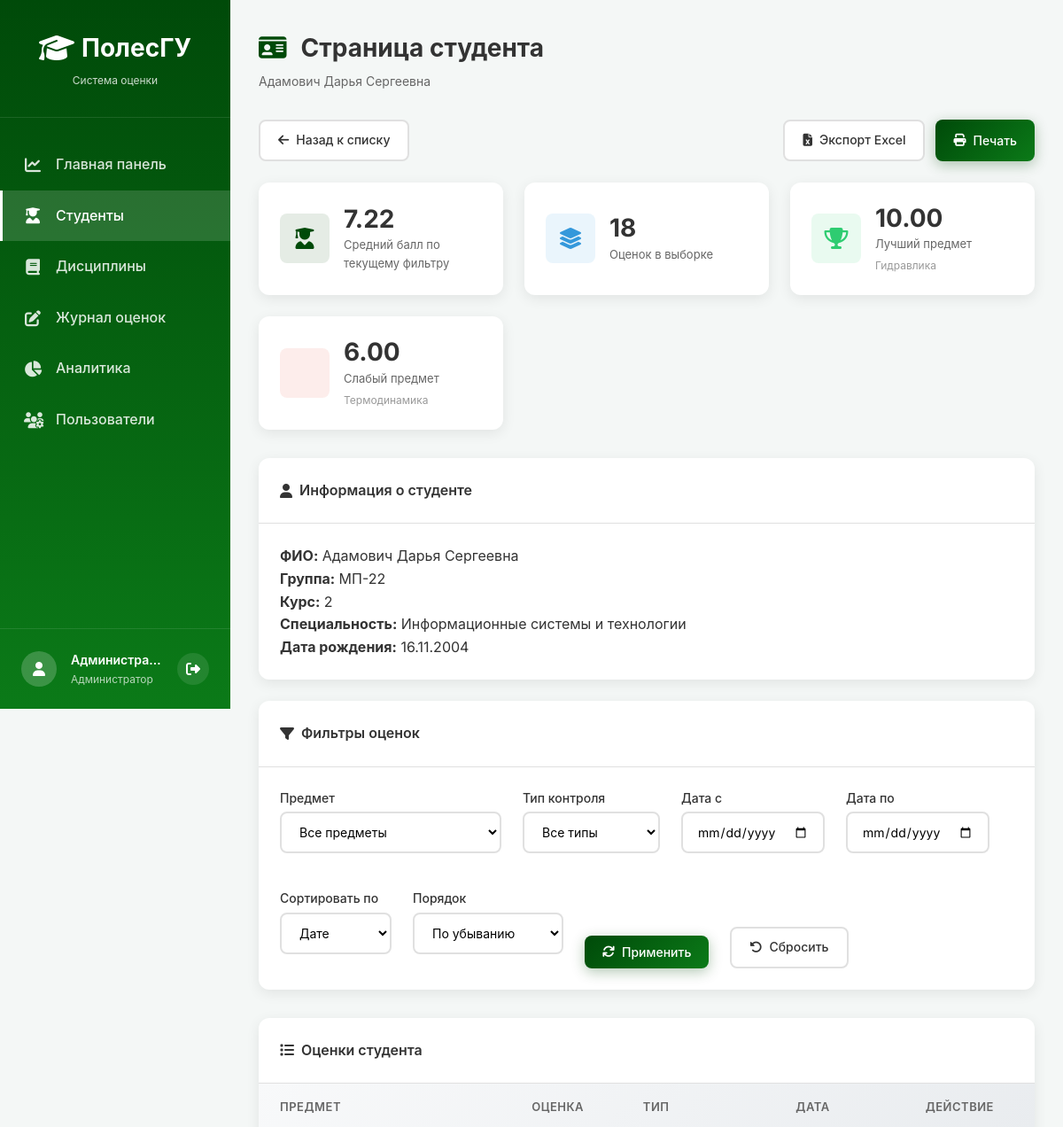
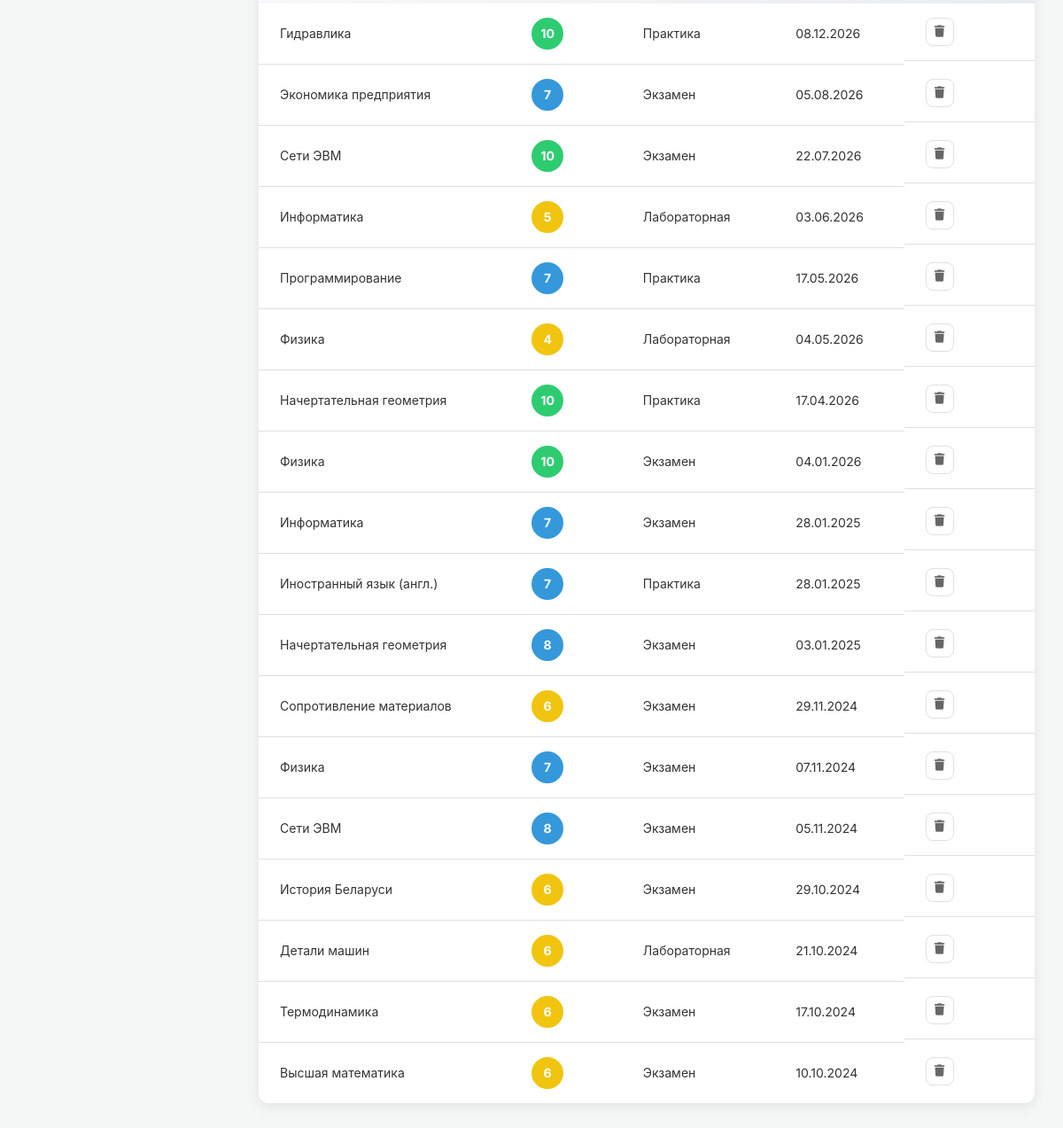
/index.php?module=students&student_id=87 (signed in), run on the app's committed database (2 pictures, top to bottom).
### tables this page shows
CREATE TABLE students (
        id INTEGER PRIMARY KEY AUTOINCREMENT,
        group_id INTEGER NOT NULL,
        full_name TEXT NOT NULL,
        birth_date TEXT,
        status TEXT DEFAULT 'active', -- 'active' или 'expelled'
        FOREIGN KEY (group_id) REFERENCES groups(id) ON DELETE CASCADE
    );

CREATE TABLE groups (
        id INTEGER PRIMARY KEY AUTOINCREMENT,
        name TEXT NOT NULL,
        course INTEGER NOT NULL,
        specialty TEXT NOT NULL
    );

CREATE TABLE grades (
        id INTEGER PRIMARY KEY AUTOINCREMENT,
        student_id INTEGER NOT NULL,
        discipline_id INTEGER NOT NULL,
        grade INTEGER CHECK(grade >= 1 AND grade <= 10),
        date TEXT NOT NULL,
        type TEXT DEFAULT 'exam', -- 'exam' или 'credit'
        FOREIGN KEY (student_id) REFERENCES students(id) ON DELETE CASCADE,
        FOREIGN KEY (discipline_id) REFERENCES disciplines(id) ON DELETE CASCADE
    );

CREATE TABLE disciplines (
        id INTEGER PRIMARY KEY AUTOINCREMENT,
        name TEXT NOT NULL,
        teacher TEXT,
        department TEXT,
        hours INTEGER
    );

### config/functions.php (called while the page is built, shortened)
<?php
function escape($string) {
    return htmlspecialchars($string, ENT_QUOTES, 'UTF-8');
}
function formatDate($date) {
    return date('d.m.Y', strtotime($date));
}
function getGradeColor($grade) {
    if ($grade >= 9) return '#2ecc71';
    if ($grade >= 7) return '#3498db';
    if ($grade >= 4) return '#f1c40f';
    return '#e74c3c';
}
function getGradeTypeOptions() {
    return [
        'exam' => 'Экзамен',
        'practice' => 'Практика',
        'lab' => 'Лабораторная',
    ];
}
function getGradeTypeLabel($type) {
    $labels = getGradeTypeOptions();
    return $labels[$type] ?? $type;
}
function getStudentById($pdo, $studentId) {
    $sql = "SELECT s.*, g.name as group_name, g.course, g.specialty
            FROM students s
            JOIN groups g ON s.group_id = g.id
            WHERE s.id = ?";
    $stmt = $pdo->prepare($sql);
    $stmt->execute([$studentId]);
    return $stmt->fetch();
}
function getStudentGradesFiltered($pdo, $studentId, $filters = []) {
    $conditions = ['gr.student_id = ?'];
    $params = [$studentId];
    $sortMap = [
        'date' => 'gr.date',
        'discipline' => 'd.name',
    ];
    $sortField = $filters['sort'] ?? 'date';
    $orderField = $sortMap[$sortField] ?? 'gr.date';
    $orderDirection = strtolower($filters['order'] ?? 'desc') === 'asc' ? 'ASC' : 'DESC';
    $sql = "SELECT gr.*, d.name as discipline_name, d.teacher
            FROM grades gr
            JOIN disciplines d ON gr.discipline_id = d.id
            WHERE " . implode(' AND ', $conditions) . "
            ORDER BY {$orderField} {$orderDirection}, gr.id DESC";
    $stmt = $pdo->prepare($sql);
    $stmt->execute($params);
    return $stmt->fetchAll();
}
function calculateStudentAverageFiltered($pdo, $studentId, $filters = []) {
    $conditions = ['student_id = ?'];
    $params = [$studentId];
    $sql = "SELECT AVG(grade) as avg_grade
            FROM grades
            WHERE " . implode(' AND ', $conditions);
    $stmt = $pdo->prepare($sql);
    $stmt->execute($params);
    $result = $stmt->fetch();
    return $result['avg_grade'] ? round($result['avg_grade'], 2) : 0;
}
function getStudentSubjectStatsFiltered($pdo, $studentId, $filters = []) {
    $conditions = ['gr.student_id = ?'];
    $params = [$studentId];
    $sql = "SELECT gr.discipline_id,
                   d.name as discipline_name,
                   AVG(gr.grade) as avg_grade,
                   COUNT(gr.id) as grade_count
            FROM grades gr
            JOIN disciplines d ON gr.discipline_id = d.id
            WHERE " . implode(' AND ', $conditions) . "
            GROUP BY gr.discipline_id, d.name
            ORDER BY avg_grade DESC, d.name ASC";
    $stmt = $pdo->prepare($sql);
    $stmt->execute($params);
    return $stmt->fetchAll();
}
?>

### modules/students/index.php (the view, shortened to what this page needs)
<?php
require_once __DIR__ . '/../../config/database.php';
require_once __DIR__ . '/../../config/functions.php';
$pdo = getDB();
$studentPageId = isset($_GET['student_id']) ? (int)$_GET['student_id'] : 0;
$canManageStudentData = in_array($_SESSION['role'], ['admin', 'teacher'], true);
function buildStudentPageUrl($studentId, $filters = [], $flash = null) {
    $params = array_filter([
        'module' => 'students',
        'student_id' => $studentId,
        'discipline' => $filters['discipline'] ?? null,
        'type' => $filters['type'] ?? null,
        'date_from' => $filters['date_from'] ?? null,
        'date_to' => $filters['date_to'] ?? null,
        'sort' => $filters['sort'] ?? null,
        'order' => $filters['order'] ?? null,
        'flash' => $flash,
        'export' => $filters['export'] ?? null,
    ], function ($value) {
        return $value !== null && $value !== '' && $value !== 0;
    });
    return '/index.php?' . http_build_query($params);
}
if ($studentPageId > 0) {
    $student = getStudentById($pdo, $studentPageId);
    $selectedDiscipline = isset($_GET['discipline']) ? (int)$_GET['discipline'] : 0;
    $selectedType = trim($_GET['type'] ?? '');
    $dateFrom = trim($_GET['date_from'] ?? '');
    $dateTo = trim($_GET['date_to'] ?? '');
    $sortField = $_GET['sort'] ?? 'date';
    $sortOrder = $_GET['order'] ?? 'desc';
    $gradeFilters = [
        'discipline_id' => $selectedDiscipline,
        'type' => $selectedType,
        'date_from' => $dateFrom,
        'date_to' => $dateTo,
        'sort' => $sortField,
        'order' => $sortOrder,
    ];
    $filteredGrades = getStudentGradesFiltered($pdo, $studentPageId, $gradeFilters);
    $filteredAverage = calculateStudentAverageFiltered($pdo, $studentPageId, $gradeFilters);
    $subjectStats = getStudentSubjectStatsFiltered($pdo, $studentPageId, $gradeFilters);
    $bestSubject = $subjectStats[0] ?? null;
    $worstSubject = !empty($subjectStats) ? $subjectStats[count($subjectStats) - 1] : null;
        ?>
        <?php
    include __DIR__ . '/../../includes/header.php';
    include __DIR__ . '/../../includes/sidebar.php';
    ?>
    <main class="main-content">
        <div class="page-header">
            <h1><i class="fas fa-id-card"></i> Страница студента</h1>
            <p><?= escape($student['full_name']) ?></p>
        </div>
        <div class="actions-bar">
            <?php if ($canManageStudentData): ?>
            <a href="/index.php?module=students" class="btn btn-secondary">
                <i class="fas fa-arrow-left"></i> Назад к списку
            </a>
            <?php endif; ?>
            <div style="display: flex; gap: 12px; flex-wrap: wrap;">
                <a href="<?= escape(buildStudentPageUrl($studentPageId, [
                    'discipline' => $selectedDiscipline,
                    'type' => $selectedType,
                    'date_from' => $dateFrom,
                    'date_to' => $dateTo,
                    'sort' => $sortField,
                    'order' => $sortOrder,
                    'export' => 'excel',
                ])) ?>" class="btn btn-secondary">
                    <i class="fas fa-file-excel"></i> Экспорт Excel
                </a>
                <button type="button" class="btn btn-primary" onclick="window.print()">
                    <i class="fas fa-print"></i> Печать
                </button>
            </div>
        </div>
        <div class="kpi-grid">
            <div class="kpi-card">
                <div class="kpi-icon" style="background: rgba(0, 74, 9, 0.1);">
                    <i class="fas fa-user-graduate" style="color: #004a09;"></i>
                </div>
                <div class="kpi-content">
                    <h3><?= number_format($filteredAverage, 2) ?></h3>
                    <p>Средний балл по текущему фильтру</p>
                </div>
            </div>
            <div class="kpi-card">
                <div class="kpi-icon" style="background: rgba(52, 152, 219, 0.1);">
                    <i class="fas fa-layer-group" style="color: #3498db;"></i>
                </div>
                <div class="kpi-content">
                    <h3><?= count($filteredGrades) ?></h3>
                    <p>Оценок в выборке</p>
                </div>
            </div>
            <div class="kpi-card">
                <div class="kpi-icon" style="background: rgba(46, 204, 113, 0.1);">
                    <i class="fas fa-trophy" style="color: #2ecc71;"></i>
                </div>
                <div class="kpi-content">
                    <h3><?= $bestSubject ? number_format($bestSubject['avg_grade'], 2) : '-' ?></h3>
                    <p>Лучший предмет</p>
                    <small><?= $bestSubject ? escape($bestSubject['discipline_name']) : 'Нет данных' ?></small>
                </div>
            </div>
            <div class="kpi-card">
                <div class="kpi-icon" style="background: rgba(231, 76, 60, 0.1);">
                </div>
                <div class="kpi-content">
                    <h3><?= $worstSubject ? number_format($worstSubject['avg_grade'], 2) : '-' ?></h3>
                    <p>Слабый предмет</p>
                    <small><?= $worstSubject ? escape($worstSubject['discipline_name']) : 'Нет данных' ?></small>
                </div>
            </div>
        </div>
        <div class="card" style="margin-bottom: 24px;">
            <div class="card-header">
                <h3><i class="fas fa-user"></i> Информация о студенте</h3>
            </div>
            <div class="card-body">
                <p><strong>ФИО:</strong> <?= escape($student['full_name']) ?></p>
                <p><strong>Группа:</strong> <?= escape($student['group_name']) ?></p>
                <p><strong>Курс:</strong> <?= (int)$student['course'] ?></p>
                <p><strong>Специальность:</strong> <?= escape($student['specialty']) ?></p>
                <p><strong>Дата рождения:</strong> <?= $student['birth_date'] ? formatDate($student['birth_date']) : 'Не указана' ?></p>
            </div>
        </div>
        <div class="card">
            <div class="card-header">
                <h3><i class="fas fa-filter"></i> Фильтры оценок</h3>
            </div>
            <div class="card-body">
                <form method="GET" class="filter-form-inline">
                    <div class="form-group">
                        <label for="discipline">Предмет</label>
                        <select name="discipline" id="discipline">
                            <option value="0">Все предметы</option>
                        </select>
                    </div>
                    <div class="form-group">
                        <label for="type">Тип контроля</label>
                        <select name="type" id="type">
                            <option value="">Все типы</option>
                        </select>
                    </div>
                    <div class="form-group">
                        <label for="date_from">Дата с</label>
                        <input type="date" name="date_from" id="date_from" value="<?= escape($dateFrom) ?>">
                    </div>
                    <div class="form-group">
                        <label for="date_to">Дата по</label>
                        <input type="date" name="date_to" id="date_to" value="<?= escape($dateTo) ?>">
                    </div>
                    <div class="form-group">
                        <label for="sort">Сортировать по</label>
                        <select name="sort" id="sort">
                            <option value="date" <?= $sortField === 'date' ? 'selected' : '' ?>>Дате</option>
                        </select>
                    </div>
                    <div class="form-group">
                        <label for="order">Порядок</label>
                        <select name="order" id="order">
                            <option value="desc" <?= $sortOrder === 'desc' ? 'selected' : '' ?>>По убыванию</option>
                        </select>
                    </div>
                    <button type="submit" class="btn btn-primary">
                        <i class="fas fa-sync"></i> Применить
                    </button>
                    <a href="/index.php?module=students&student_id=<?= $studentPageId ?>" class="btn btn-secondary">
                        <i class="fas fa-rotate-left"></i> Сбросить
                    </a>
                </form>
            </div>
        </div>
        <div class="table-card" style="margin-top: 24px;">
            <div class="table-header">
                <h3><i class="fas fa-list"></i> Оценки студента</h3>
            </div>
            <div class="table-body">
                <?php if (!empty($filteredGrades)): ?>
                <table class="data-table">
                    <thead>
                        <tr>
                            <th>Предмет</th>
                            <th>Оценка</th>
                            <th>Тип</th>
                            <th>Дата</th>
                            <?php if ($canManageStudentData): ?>
                            <th>Действие</th>
                            <?php endif; ?>
                        </tr>
                    </thead>
                    <tbody>
                        <?php foreach ($filteredGrades as $grade): ?>
                        <tr>
                            <td><?= escape($grade['discipline_name']) ?></td>
                            <td>
                                <span class="grade-badge" style="background: <?= getGradeColor($grade['grade']) ?>;">
                                    <?= (int)$grade['grade'] ?>
                                </span>
                            </td>
                            <td><?= escape(getGradeTypeLabel($grade['type'])) ?></td>
                            <td><?= formatDate($grade['date']) ?></td>
                            <?php if ($canManageStudentData): ?>
                            <td class="actions">
                                <button class="btn-icon btn-danger" onclick="deleteGrade(<?= (int)$grade['id'] ?>, '<?= escape($grade['discipline_name']) ?>', <?= $studentPageId ?>)" title="Удалить оценку">
                                    <i class="fas fa-trash"></i>
                                </button>
                            </td>
                            <?php endif; ?>
                        </tr>
                        <?php endforeach; ?>
                    </tbody>
                </table>
                <?php else: ?>
                <p class="empty-message">По выбранным фильтрам оценки не найдены</p>
                <?php endif; ?>
            </div>
        </div>
    </main>
    <?php
    include __DIR__ . '/../../includes/footer.php';
    return;
}
include __DIR__ . '/../../includes/header.php';
include __DIR__ . '/../../includes/sidebar.php';
?>
<?php include __DIR__ . '/../../includes/footer.php'; ?>

### data on the page
students: full_name "Адамович Дарья Сергеевна", group.name "МП-22", group.course "2", group.specialty "Информационные системы и технологии", birth_date "16.11.2004"
grades: discipline.name "Гидравлика", grade "10", type "Практика", date "08.12.2026"
grades: discipline.name "Экономика предприятия", grade "7", type "Экзамен", date "05.08.2026"
grades: discipline.name "Сети ЭВМ", grade "10", type "Экзамен", date "22.07.2026"
grades: discipline.name "Информатика", grade "5", type "Лабораторная", date "03.06.2026"
grades: discipline.name "Программирование", grade "7", type "Практика", date "17.05.2026"
grades: discipline.name "Физика", grade "4", type "Лабораторная", date "04.05.2026"
grades: discipline.name "Начертательная геометрия", grade "10", type "Практика", date "17.04.2026"
grades: discipline.name "Физика", grade "10", type "Экзамен", date "04.01.2026"
grades: discipline.name "Информатика", grade "7", type "Экзамен", date "28.01.2025"
grades: discipline.name "Иностранный язык (англ.)", grade "7", type "Практика", date "28.01.2025"
grades: discipline.name "Начертательная геометрия", grade "8", type "Экзамен", date "03.01.2025"
grades: discipline.name "Сопротивление материалов", grade "6", type "Экзамен", date "29.11.2024"
grades: discipline.name "Физика", grade "7", type "Экзамен", date "07.11.2024"
grades: discipline.name "Сети ЭВМ", grade "8", type "Экзамен", date "05.11.2024"
grades: discipline.name "История Беларуси", grade "6", type "Экзамен", date "29.10.2024"
grades: discipline.name "Детали машин", grade "6", type "Лабораторная", date "21.10.2024"
grades: discipline.name "Термодинамика", grade "6", type "Экзамен", date "17.10.2024"
grades: discipline.name "Высшая математика", grade "6", type "Экзамен", date "10.10.2024"

### other printed values
$_SESSION['full_name'] "Администра…"
getRoleLabel($_SESSION['role']) "Администратор"
$filteredAverage "7.22"
count($filteredGrades) "18"
$bestSubject['avg_grade'] "10.00"
$bestSubject['discipline_name'] "Гидравлика"
$worstSubject['avg_grade'] "6.00"
$worstSubject['discipline_name'] "Термодинамика"
